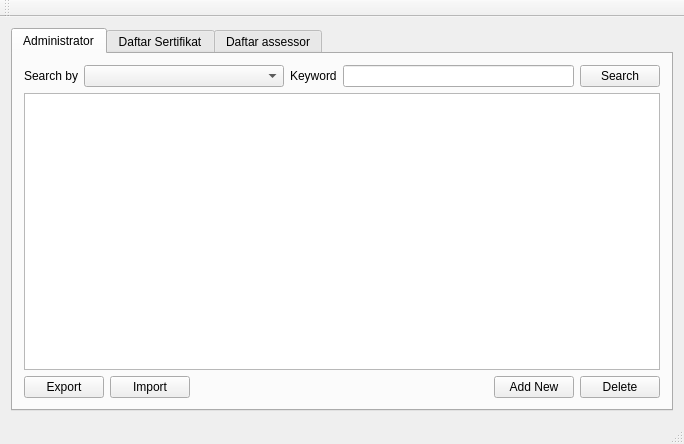
<?xml version="1.0" encoding="UTF-8"?>
<ui version="4.0">
 <class>MainWindow</class>
 <widget class="QMainWindow" name="MainWindow">
  <property name="geometry">
   <rect>
    <x>0</x>
    <y>0</y>
    <width>684</width>
    <height>444</height>
   </rect>
  </property>
  <property name="windowTitle">
   <string>MainWindow</string>
  </property>
  <widget class="QWidget" name="centralWidget">
   <layout class="QGridLayout" name="gridLayout">
    <item row="0" column="0">
     <widget class="QTabWidget" name="tabWidget">
      <property name="currentIndex">
       <number>0</number>
      </property>
      <widget class="QWidget" name="tab_admin">
       <attribute name="title">
        <string>Administrator</string>
       </attribute>
       <layout class="QGridLayout" name="gridLayout_2">
        <item row="0" column="0">
         <layout class="QHBoxLayout" name="horizontalLayout_4">
          <item>
           <widget class="QLabel" name="label">
            <property name="text">
             <string>Search by</string>
            </property>
           </widget>
          </item>
          <item>
           <widget class="QComboBox" name="cb_search_admin">
            <property name="minimumSize">
             <size>
              <width>200</width>
              <height>0</height>
             </size>
            </property>
           </widget>
          </item>
          <item>
           <widget class="QLabel" name="label_2">
            <property name="text">
             <string>Keyword</string>
            </property>
           </widget>
          </item>
          <item>
           <widget class="QLineEdit" name="le_search_admin"/>
          </item>
          <item>
           <widget class="QPushButton" name="pb_search_admin">
            <property name="text">
             <string>Search</string>
            </property>
           </widget>
          </item>
         </layout>
        </item>
        <item row="1" column="0">
         <widget class="QTableView" name="tbl_admin"/>
        </item>
        <item row="2" column="0">
         <layout class="QHBoxLayout" name="horizontalLayout">
          <item>
           <widget class="QPushButton" name="pb_admin_export">
            <property name="text">
             <string>Export</string>
            </property>
           </widget>
          </item>
          <item>
           <widget class="QPushButton" name="pb_admin_import">
            <property name="text">
             <string>Import</string>
            </property>
           </widget>
          </item>
          <item>
           <spacer name="horizontalSpacer">
            <property name="orientation">
             <enum>Qt::Horizontal</enum>
            </property>
            <property name="sizeHint" stdset="0">
             <size>
              <width>40</width>
              <height>20</height>
             </size>
            </property>
           </spacer>
          </item>
          <item>
           <widget class="QPushButton" name="pb_admin_addNew">
            <property name="text">
             <string>Add New</string>
            </property>
           </widget>
          </item>
          <item>
           <widget class="QPushButton" name="pb_admin_delete">
            <property name="text">
             <string>Delete</string>
            </property>
           </widget>
          </item>
         </layout>
        </item>
       </layout>
      </widget>
      <widget class="QWidget" name="tab_sertifikat">
       <attribute name="title">
        <string>Daftar Sertifikat</string>
       </attribute>
       <layout class="QGridLayout" name="gridLayout_4">
        <item row="0" column="0">
         <layout class="QHBoxLayout" name="horizontalLayout_5">
          <item>
           <widget class="QLabel" name="label_3">
            <property name="text">
             <string>Search by</string>
            </property>
           </widget>
          </item>
          <item>
           <widget class="QComboBox" name="cb_search_sertifikat">
            <property name="minimumSize">
             <size>
              <width>200</width>
              <height>0</height>
             </size>
            </property>
           </widget>
          </item>
          <item>
           <widget class="QLabel" name="label_4">
            <property name="text">
             <string>Keyword</string>
            </property>
           </widget>
          </item>
          <item>
           <widget class="QLineEdit" name="le_search_sertifikat"/>
          </item>
          <item>
           <widget class="QPushButton" name="pb_search_sertifikat">
            <property name="text">
             <string>Search</string>
            </property>
           </widget>
          </item>
         </layout>
        </item>
        <item row="1" column="0">
         <widget class="QTableView" name="tbl_sertifikat"/>
        </item>
        <item row="2" column="0">
         <layout class="QHBoxLayout" name="horizontalLayout_2">
          <item>
           <spacer name="horizontalSpacer_2">
            <property name="orientation">
             <enum>Qt::Horizontal</enum>
            </property>
            <property name="sizeHint" stdset="0">
             <size>
              <width>40</width>
              <height>20</height>
             </size>
            </property>
           </spacer>
          </item>
          <item>
           <widget class="QPushButton" name="pb_sertifikat_addNew">
            <property name="text">
             <string>Add New</string>
            </property>
           </widget>
          </item>
          <item>
           <widget class="QPushButton" name="pb_sertifikat_delete">
            <property name="text">
             <string>Delete</string>
            </property>
           </widget>
          </item>
         </layout>
        </item>
       </layout>
      </widget>
      <widget class="QWidget" name="tab_assessor">
       <attribute name="title">
        <string>Daftar assessor</string>
       </attribute>
       <layout class="QGridLayout" name="gridLayout_3">
        <item row="0" column="0">
         <layout class="QHBoxLayout" name="horizontalLayout_6">
          <item>
           <widget class="QLabel" name="label_5">
            <property name="text">
             <string>Search by</string>
            </property>
           </widget>
          </item>
          <item>
           <widget class="QComboBox" name="cb_search_assessor">
            <property name="minimumSize">
             <size>
              <width>200</width>
              <height>0</height>
             </size>
            </property>
           </widget>
          </item>
          <item>
           <widget class="QLabel" name="label_6">
            <property name="text">
             <string>Keyword</string>
            </property>
           </widget>
          </item>
          <item>
           <widget class="QLineEdit" name="le_search_assessor"/>
          </item>
          <item>
           <widget class="QPushButton" name="pb_search_assessor">
            <property name="text">
             <string>Search</string>
            </property>
           </widget>
          </item>
         </layout>
        </item>
        <item row="1" column="0">
         <widget class="QTableView" name="tbl_assessor"/>
        </item>
        <item row="2" column="0">
         <layout class="QHBoxLayout" name="horizontalLayout_3">
          <item>
           <spacer name="horizontalSpacer_3">
            <property name="orientation">
             <enum>Qt::Horizontal</enum>
            </property>
            <property name="sizeHint" stdset="0">
             <size>
              <width>40</width>
              <height>20</height>
             </size>
            </property>
           </spacer>
          </item>
          <item>
           <widget class="QPushButton" name="pb_assessor_addNew">
            <property name="text">
             <string>Add New</string>
            </property>
           </widget>
          </item>
          <item>
           <widget class="QPushButton" name="pb_assessor_delete">
            <property name="text">
             <string>Delete</string>
            </property>
           </widget>
          </item>
         </layout>
        </item>
       </layout>
      </widget>
     </widget>
    </item>
   </layout>
  </widget>
  <widget class="QMenuBar" name="menuBar">
   <property name="geometry">
    <rect>
     <x>0</x>
     <y>0</y>
     <width>684</width>
     <height>19</height>
    </rect>
   </property>
  </widget>
  <widget class="QToolBar" name="mainToolBar">
   <attribute name="toolBarArea">
    <enum>TopToolBarArea</enum>
   </attribute>
   <attribute name="toolBarBreak">
    <bool>false</bool>
   </attribute>
  </widget>
  <widget class="QStatusBar" name="statusBar"/>
 </widget>
 <layoutdefault spacing="6" margin="11"/>
 <resources/>
 <connections/>
</ui>
